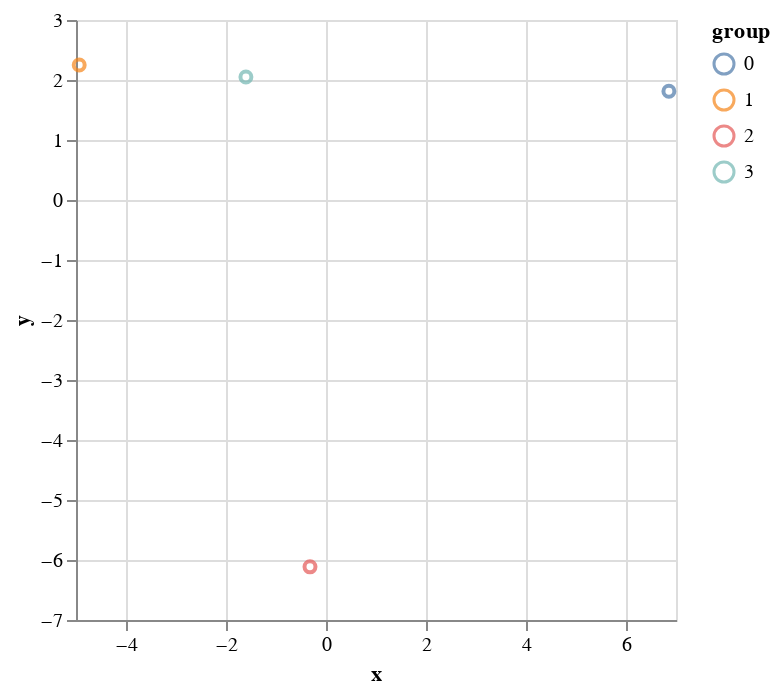

Write notebook code for a chart like this one.
### Markdown cell above
Sin embargo, no es especialmente esclarecedor para nuestro pequeño conjunto de datos ficticios. También podemos utilizar PCA para reducir nuestros vectores de párrafos n-dimensionales a 2 dimensiones y ver si se agrupan bien.

### Code cell
from sklearn.decomposition import PCA

def pca_2d(paragraph_matrix, groups):
    pca = PCA(n_components=2)
    reduced_dims = pca.fit_transform(paragraph_matrix)
    print(f"2-component PCA, explains {sum(pca.explained_variance_):.2f}% of variance")
    df = pd.DataFrame(reduced_dims, columns=["x", "y"])
    df["group"] = groups
    return df

example_2d = pca_2d(model.paragraph_matrix.data, ["0","1","2","3"])
alt.Chart(example_2d).mark_point().encode(x="x", y="y", color="group")

### Figure 1 — Vega-Lite specification as saved in the notebook (floating-point values rounded to 4 significant figures)
{"config": {"view": {"continuousWidth": 300, "continuousHeight": 300}}, "data": {"name": "data-8da41ce739332d6c5a1c82c7cb6d71e2"}, "mark": {"type": "point"}, "encoding": {"color": {"field": "group", "type": "nominal"}, "x": {"field": "x", "type": "quantitative"}, "y": {"field": "y", "type": "quantitative"}}, "$schema": "https://vega.github.io/schema/vega-lite/v5.20.1.json", "datasets": {"data-8da41ce739332d6c5a1c82c7cb6d71e2": [{"x": 6.858, "y": 1.813, "group": "0"}, {"x": -4.936, "y": 2.25, "group": "1"}, {"x": -0.3202, "y": -6.114, "group": "2"}, {"x": -1.602, "y": 2.051, "group": "3"}]}}
